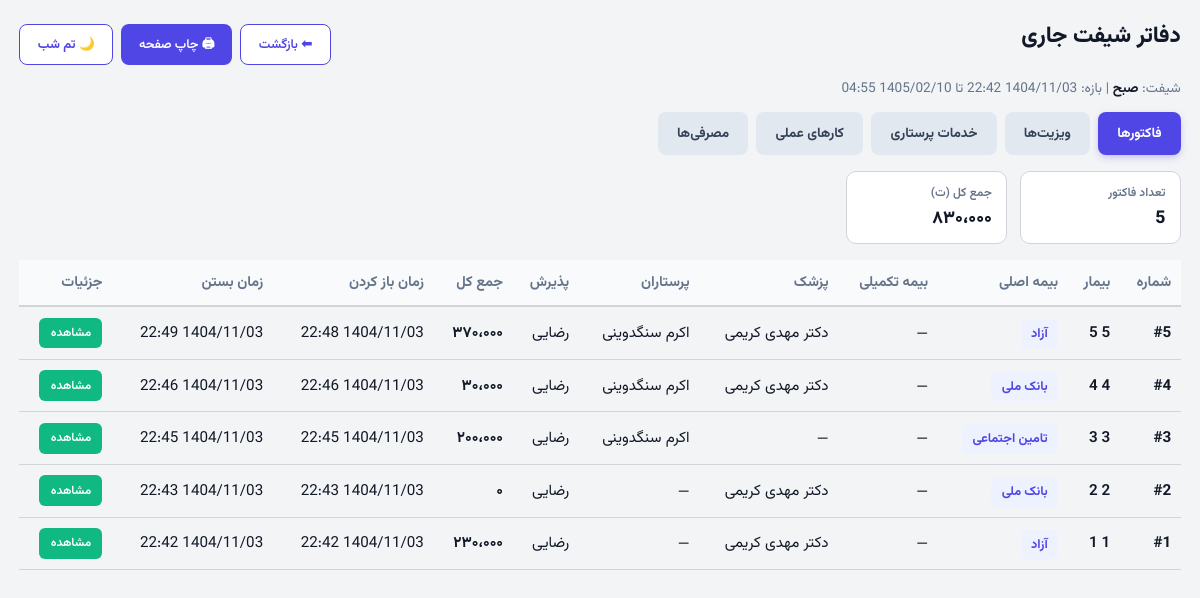
Page /reception/ledgers (signed in) on the committed database.
### tables this page shows
CREATE TABLE user_active_shift (
    user_id INTEGER PRIMARY KEY,
    active_shift TEXT NOT NULL,  -- 'morning', 'evening', 'night'
    work_date TEXT NOT NULL,     -- YYYY-MM-DD
    shift_started_at TIMESTAMP DEFAULT (datetime('now', '+3 hours', '+30 minutes')),
    FOREIGN KEY (user_id) REFERENCES users (id)
);

CREATE TABLE invoices (
    id INTEGER PRIMARY KEY AUTOINCREMENT,
    patient_id INTEGER NOT NULL,
    doctor_id INTEGER,
    nurse_id INTEGER,
    status TEXT DEFAULT 'open', -- 'open', 'closed'
    insurance_type TEXT,
    supplementary_insurance TEXT,
    total_amount REAL DEFAULT 0,
    work_date TEXT, -- YYYY-MM-DD (manual work date)
    shift TEXT, -- 'morning', 'evening', 'night'
    opened_at TIMESTAMP DEFAULT (datetime('now', '+3 hours', '+30 minutes')),
    closed_at TIMESTAMP,
    opened_by TEXT,
    opened_by_name TEXT,
    closed_by TEXT,
    closed_by_name TEXT,
    FOREIGN KEY (patient_id) REFERENCES patients (id),
    FOREIGN KEY (doctor_id) REFERENCES medical_staff (id),
    FOREIGN KEY (nurse_id) REFERENCES medical_staff (id)
);

### src/api/reception.py (the view)
@bp.route('/ledgers', methods=['GET'])
@login_required
def combined_ledgers():
    from src.adapters.sqlite.core import get_db
    db = get_db()
    from src.common.utils import get_current_shift_window
    shift, start_dt, end_dt = get_current_shift_window()
    injections = db.execute(
        '''SELECT i.id, i.injection_date, i.injection_type, i.count, i.unit_price, i.total_price, i.notes,
                  p.full_name AS patient_name,
                  doc.full_name AS doctor_name,
                  nurse.full_name AS nurse_name,
                  i.invoice_id
           FROM injections i
           JOIN patients p ON p.id = i.patient_id
           JOIN invoices inv ON inv.id = i.invoice_id AND inv.status = 'closed'
           LEFT JOIN medical_staff doc ON doc.id = i.doctor_id
           LEFT JOIN medical_staff nurse ON nurse.id = i.nurse_id
           WHERE i.work_date = ? AND i.shift = ? ORDER BY i.injection_date DESC''',
        (g.user_shift_status.get('work_date'), g.user_shift_status.get('active_shift'))
    ).fetchall()
    injections_list = [dict(r) for r in injections]
    injections_doctor = db.execute(
        '''SELECT i.id, i.injection_date, i.injection_type, i.count, i.unit_price, i.total_price, i.notes,
                  p.full_name AS patient_name,
                  doc.full_name AS doctor_name,
                  nurse.full_name AS nurse_name,
                  i.invoice_id
           FROM injections i
           JOIN patients p ON p.id = i.patient_id
           JOIN invoices inv ON inv.id = i.invoice_id AND inv.status = 'closed'
           LEFT JOIN medical_staff doc ON doc.id = i.doctor_id
           LEFT JOIN medical_staff nurse ON nurse.id = i.nurse_id
           WHERE i.work_date = ?
             AND i.shift = ?
             AND EXISTS (
                 SELECT 1 FROM visits v
                 WHERE v.invoice_id = i.invoice_id
             )
           ORDER BY i.injection_date DESC''',
        (g.user_shift_status.get('work_date'), g.user_shift_status.get('active_shift'))
    ).fetchall()
    injections_doctor_list = [dict(r) for r in injections_doctor]
    procedures = db.execute(
        '''SELECT pr.id, pr.procedure_date, pr.procedure_type, pr.price, pr.notes,
                  p.full_name AS patient_name, pr.performer_type,
                  doc.full_name AS doctor_name,
                  nurse.full_name AS nurse_name
           FROM procedures pr
           JOIN patients p ON p.id = pr.patient_id
           JOIN invoices inv ON inv.id = pr.invoice_id AND inv.status = 'closed'
           LEFT JOIN medical_staff doc ON doc.id = pr.doctor_id
           LEFT JOIN medical_staff nurse ON nurse.id = pr.nurse_id
           WHERE pr.work_date = ? AND pr.shift = ? ORDER BY pr.procedure_date DESC''',
        (g.user_shift_status.get('work_date'), g.user_shift_status.get('active_shift'))
    ).fetchall()
    procedures_list = [dict(r) for r in procedures]
    consumables_rows = db.execute(
        '''SELECT c.id, c.usage_date, c.item_name, c.category, c.quantity, c.unit_price, c.total_cost,
                  c.patient_provided, c.notes, p.full_name AS patient_name,
                  doc.full_name AS doctor_name, nurse.full_name AS nurse_name
           FROM consumables_ledger c
           JOIN patients p ON p.id = c.patient_id
           JOIN invoices inv ON inv.id = c.invoice_id AND inv.status = 'closed'
           LEFT JOIN medical_staff doc ON doc.id = c.doctor_id
           LEFT JOIN medical_staff nurse ON nurse.id = c.nurse_id
           WHERE c.work_date = ? AND c.shift = ?
           ORDER BY c.usage_date DESC''',
        (g.user_shift_status.get('work_date'), g.user_shift_status.get('active_shift'))
    ).fetchall()
    consumables_list = [dict(r) for r in consumables_rows]
    visits = db.execute(
        '''SELECT v.id, v.visit_date, v.insurance_type, v.supplementary_insurance, v.price AS total_amount, v.notes,
                  p.full_name AS patient_name, v.doctor_name,
                  doc.full_name AS shift_doctor_name, nurse.full_name AS shift_nurse_name
           FROM visits v
           JOIN patients p ON p.id = v.patient_id
           JOIN invoices inv ON inv.id = v.invoice_id AND inv.status = 'closed'
           LEFT JOIN medical_staff doc ON doc.id = v.doctor_id
           LEFT JOIN medical_staff nurse ON nurse.id = v.nurse_id
           WHERE v.work_date = ? AND v.shift = ?
           ORDER BY v.visit_date DESC''',
        (g.user_shift_status.get('work_date'), g.user_shift_status.get('active_shift'))
    ).fetchall()
    visits_list = [dict(r) for r in visits]
    invoices = db.execute(
        '''SELECT inv.id, inv.opened_at, inv.closed_at, inv.status, inv.total_amount,
                  inv.insurance_type, inv.supplementary_insurance, inv.opened_by,
                  p.full_name AS patient_name,
                  COALESCE(doc.full_name,
                                        (
                                            SELECT COALESCE(v.doctor_name, ms.full_name)
                                            FROM visits v
                                            LEFT JOIN medical_staff ms ON ms.id = v.doctor_id
                                            WHERE v.invoice_id = inv.id AND (v.doctor_name IS NOT NULL OR v.doctor_id IS NOT NULL)
                                            ORDER BY v.visit_date DESC LIMIT 1
                                        )
                                    ) AS doctor_name,
                                    nurse.full_name AS nurse_name,
                  (
                      SELECT GROUP_CONCAT(ms.full_name, '، ')
                      FROM (
                          SELECT DISTINCT nurse_id FROM injections WHERE invoice_id = inv.id AND nurse_id IS NOT NULL
                          UNION
                          SELECT DISTINCT nurse_id FROM procedures WHERE invoice_id = inv.id AND nurse_id IS NOT NULL
                          UNION
                          SELECT DISTINCT nurse_id FROM consumables_ledger WHERE invoice_id = inv.id AND nurse_id IS NOT NULL
                      ) AS all_nurses
                      JOIN medical_staff ms ON ms.id = all_nurses.nurse_id
                  ) AS all_nurses_names
           FROM invoices inv
           JOIN patients p ON p.id = inv.patient_id
           LEFT JOIN medical_staff doc ON doc.id = inv.doctor_id
           LEFT JOIN medical_staff nurse ON nurse.id = inv.nurse_id
           WHERE inv.status = 'closed' AND inv.work_date = ? AND inv.shift = ?
           ORDER BY inv.closed_at DESC''',
        (g.user_shift_status.get('work_date'), g.user_shift_status.get('active_shift'))
    ).fetchall()
    invoices_list = [dict(r) for r in invoices]
    return render_template('reception/ledgers.html',
                           shift=shift,
                           start=start_dt,
                           end=end_dt,
                           injections=injections_list,
                           injections_doctor=injections_doctor_list,
                           procedures=procedures_list,
                           consumables=consumables_list,
                           visits=visits_list,
                           invoices=invoices_list)

### src/adapters/sqlite/core.py (called while the page is built)
def close_connection(exception):
    db = getattr(g, '_database', None)
    if db is not None:
        db.close()

### src/adapters/sqlite/user_shift_repo.py (called while the page is built, shortened)
    def _ensure_table(self):
        global _table_ensured
        if _table_ensured:
            return

    def get_user_active_shift(self, user_id: int) -> Optional[Dict]:
        self._ensure_table()
        db = get_db()
        row = db.execute(
            "SELECT * FROM user_active_shift WHERE user_id = ?",
            (user_id,)
        ).fetchone()
        return dict(row) if row else None

    def get_effective_shift_for_user(self, user_id: int) -> tuple[str, str, bool, bool]:
        self._ensure_table()
        now = iran_now()
        user_shift = self.get_user_active_shift(user_id)
        if not user_shift:
            default_shift = 'morning'
            default_work_date = now.strftime('%Y-%m-%d')
            self.set_user_active_shift(user_id, default_shift, default_work_date)
            return (default_shift, default_work_date, False, False)
        return (user_shift['active_shift'], user_shift['work_date'], False, False)

### src/api/auth.py (called while the page is built)
def login_required(view):
    @functools.wraps(view)
    def wrapped_view(**kwargs):
        if g.user is None:
            return redirect(url_for("auth.login"))
        return view(**kwargs)
    return wrapped_view

### src/common/jalali.py (called while the page is built)
    def persian_tuple(self):
        return self.persian_year, self.persian_month, self.persian_day

### src/common/utils.py (called while the page is built)
def iran_now() -> datetime:
    return datetime.utcnow() + IRAN_UTC_OFFSET

def parse_datetime(dt: datetime | str | None) -> datetime | None:
    if dt is None:
        return None
    if isinstance(dt, datetime):
        return dt
    if isinstance(dt, str):
        if not dt or dt == '—':
            return None
        try:
            return datetime.strptime(dt, '%Y-%m-%d %H:%M:%S')
        except ValueError:
            try:
                return datetime.strptime(dt, '%Y-%m-%d')
            except ValueError:
                return None
    return None

def format_jalali_datetime(dt: datetime | str | None, include_seconds: bool = False) -> str:
    parsed_dt = parse_datetime(dt)
    if parsed_dt is None:
        return '—'
    jy, jm, jd = gregorian_to_jalali(parsed_dt.year, parsed_dt.month, parsed_dt.day)
    if include_seconds:
        return f"{jy}/{jm:02d}/{jd:02d} {parsed_dt.hour:02d}:{parsed_dt.minute:02d}:{parsed_dt.second:02d}"
    return f"{jy}/{jm:02d}/{jd:02d} {parsed_dt.hour:02d}:{parsed_dt.minute:02d}"

### src/templates/reception/ledgers.html (shortened to what this page needs)
<!doctype html>
<html lang="fa" dir="rtl">
<head>
<link href="{{ url_for('static', filename='css/vazirmatn.css') }}" rel="stylesheet" type="text/css" />
</head>
<body>
 <div class="wrap">
  <div class="top-bar">
    <h1>دفاتر شیفت جاری</h1>
    <div style="display:flex;gap:.5rem;">
      <a class="btn outline" href="{{ url_for('reception.index') }}">⬅ بازگشت</a>
      <button class="btn" onclick="window.print()">🖨 چاپ صفحه</button>
      <button id="themeToggleLedgers" class="btn outline" style="font-weight:700;">🌙 تم شب</button>
    </div>
  </div>
  <div style="font-size:.85rem;color:#64748b;margin-bottom:.8rem;">شیفت: <strong style="color:var(--text);">{{ 'صبح' if shift=='morning' else ('عصر' if shift=='evening' else 'شب') }}</strong> | بازه: {{ start | jalali_local }} تا {{ end | jalali_local }}</div>
  <div class="tabs">
    <button class="tab-btn active" data-tab="invoices">فاکتورها</button>
    <button class="tab-btn" data-tab="visits">ویزیت‌ها</button>
    <button class="tab-btn" data-tab="nursing">خدمات پرستاری</button>
    <button class="tab-btn" data-tab="procedures">کارهای عملی</button>
    <button class="tab-btn" data-tab="consumables">مصرفی‌ها</button>
  </div>
  <div id="panel-invoices" class="panel active">
    {% if invoices %}
    <div class="summary">
      <div class="sum-box"><span>تعداد فاکتور</span><div class="sum-val">{{ invoices|length }}</div></div>
      <div class="sum-box"><span>جمع کل (ت)</span><div class="sum-val">{{ invoices|sum(attribute='total_amount')|int | fa_num }}</div></div>
    </div>
    <div style="overflow:auto;max-height:60vh;">
      <table>
        <thead><tr><th>شماره</th><th>بیمار</th><th>بیمه اصلی</th><th>بیمه تکمیلی</th><th>پزشک</th><th>پرستاران</th><th>پذیرش</th><th>جمع کل</th><th>زمان باز کردن</th><th>زمان بستن</th><th>جزئیات</th></tr></thead>
        <tbody>
        {% for r in invoices %}
          <tr>
            <td style="font-weight:700;">#{{ r.id }}</td>
            <td style="font-weight:600;">{{ r.patient_name }}</td>
            <td><span class="badge">{{ r.insurance_type or 'آزاد' }}</span></td>
            <td>{{ r.supplementary_insurance or '—' }}</td>
            <td>{{ r.doctor_name or '—' }}</td>
            <td style="max-width:200px; white-space:normal;">{{ r.all_nurses_names or r.nurse_name or '—' }}</td>
            <td>{{ r.opened_by_name or r.opened_by or '—' }}</td>
            <td style="font-weight:700;">{{ (r.total_amount or 0)|int | fa_num }}</td>
            <td>{{ r.opened_at | jalali_datetime }}</td>
            <td>{{ r.closed_at | jalali_datetime }}</td>
            <td><button class="btn-details" onclick="showInvoiceDetails({{ r.id }})">مشاهده</button></td>
          </tr>
        {% endfor %}
        </tbody></table>
    </div>
    {% else %}<div class="empty">فاکتور بسته‌شده‌ای در این شیفت وجود ندارد</div>{% endif %}
  </div>
 </div>
</body>
</html>

### src/static/css/vazirmatn.css (style rules this page uses)
body, html { font-family: 'Vazirmatn', 'Vazirmatn FD', Tahoma, Arial, sans-serif; }

### src/templates/reception/ledgers.html (style rules this page uses)
:root { --bg:#f3f4f6; --card:#fff; --text:#111827; --accent:#6366f1; --border:#d1d5db; --thead:#f9fafb; }
body { font-family:'Vazirmatn',Tahoma,sans-serif;background:var(--bg);margin:0;padding:1.2rem;color:var(--text);transition:.3s; }
.wrap { max-width:1500px;margin:0 auto; }
h1 { margin:0 0 1rem;font-size:1.4rem;font-weight:800; }
.tabs { display:flex;gap:.5rem;flex-wrap:wrap;margin-bottom:1rem; }
.tab-btn { cursor:pointer;border:none;padding:.7rem 1.2rem;font-family:inherit;font-size:.85rem;font-weight:700;border-radius:8px;background:#e2e8f0;color:#334155;transition:.15s; }
.tab-btn.active { background:#4f46e5;color:#fff;box-shadow:0 3px 8px -2px rgba(79,70,229,.4); }
.panel { display:none;animation:fade .25s ease; }
.panel.active { display:block; }
table { width:100%;border-collapse:separate;border-spacing:0; }
th { background:var(--thead);font-weight:700;font-size:.9rem;padding:.7rem .6rem;text-align:right;border-bottom:2px solid var(--border);color:#64748b;white-space:nowrap; }
td { padding:.65rem .6rem;font-size:.95rem;border-bottom:1px solid var(--border);vertical-align:middle;color:var(--text); }
.badge { padding:.3rem .65rem;border-radius:6px;background:#eef2ff;color:#4f46e5;font-size:.8rem;font-weight:700; }
.summary { display:flex;gap:.8rem;flex-wrap:wrap;margin:.6rem 0 1rem; }
.sum-box { background:var(--card);border:1px solid var(--border);padding:.7rem .9rem;border-radius:10px;display:flex;flex-direction:column;gap:.2rem;min-width:130px;color:var(--text); }
.sum-box span:first-child { font-size:.75rem;color:#64748b;font-weight:600; }
.sum-val { font-size:1.1rem;font-weight:800; }
.top-bar { display:flex;justify-content:space-between;align-items:center;flex-wrap:wrap;gap:.8rem;margin-bottom:.5rem; }
.btn { cursor:pointer;background:#4f46e5;color:#fff;border:none;padding:.6rem 1.1rem;font-family:inherit;font-size:.8rem;border-radius:8px;font-weight:600;text-decoration:none;display:inline-flex;align-items:center; }
.btn.outline { background:#fff;color:#4f46e5;border:1px solid #4f46e5; }
.btn-details { cursor:pointer;background:#10b981;color:#fff;border:none;padding:.4rem .7rem;font-family:inherit;font-size:.75rem;border-radius:6px;font-weight:600; }

### rows in the picture
user_active_shift: active_shift "صبح"
invoices: id "5", patient_name "5 5", insurance_type "آزاد", supplementary_insurance "—", doctor_name "دکتر مهدی کریمی", all_nurses_names "اکرم سنگدوینی", opened_by "رضایی", total_amount "۳۷۰،۰۰۰", opened_at|jalali_datetime "1404/11/03 22:48", closed_at|jalali_datetime "1404/11/03 22:49"
invoices: id "4", patient_name "4 4", insurance_type "بانک ملی", supplementary_insurance "—", doctor_name "دکتر مهدی کریمی", all_nurses_names "اکرم سنگدوینی", opened_by "رضایی", total_amount "۳۰،۰۰۰", opened_at|jalali_datetime "1404/11/03 22:46", closed_at|jalali_datetime "1404/11/03 22:46"
invoices: id "3", patient_name "3 3", insurance_type "تامین اجتماعی", supplementary_insurance "—", doctor_name "—", all_nurses_names "اکرم سنگدوینی", opened_by "رضایی", total_amount "۲۰۰،۰۰۰", opened_at|jalali_datetime "1404/11/03 22:45", closed_at|jalali_datetime "1404/11/03 22:45"
invoices: id "2", patient_name "2 2", insurance_type "بانک ملی", supplementary_insurance "—", doctor_name "دکتر مهدی کریمی", all_nurses_names "—", opened_by "رضایی", total_amount "۰", opened_at|jalali_datetime "1404/11/03 22:43", closed_at|jalali_datetime "1404/11/03 22:43"
invoices: id "1", patient_name "1 1", insurance_type "آزاد", supplementary_insurance "—", doctor_name "دکتر مهدی کریمی", all_nurses_names "—", opened_by "رضایی", total_amount "۲۳۰،۰۰۰", opened_at|jalali_datetime "1404/11/03 22:42", closed_at|jalali_datetime "1404/11/03 22:42"

### other values in the picture
{{ start | jalali_local }} "1404/11/03 22:42"
{{ end | jalali_local }} "1405/02/10 04:55"
{{ invoices|length }} "5"
{{ invoices|sum(attribute='total_amount')|int | fa_num }} "۸۳۰،۰۰۰"
